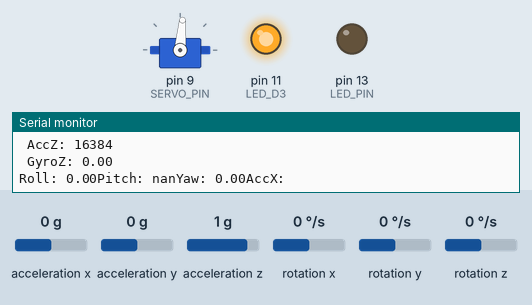
Bench run of a sketch on a simulated Arduino Uno, built with avr-gcc and run on an emulated ATmega328P. Parts: servo, output pins drawn as LEDs (lit = HIGH), the last lines printed to the serial monitor. Inputs (shaded band) come from the test bench; at power-on: acceleration x 0 g, acceleration y 0 g, acceleration z 1 g, rotation x 0 °/s, rotation y 0 °/s, rotation z 0 °/s.

Above: at 1.2 s.
1.3 s: acceleration x set to -0.8 g
2.9 s: acceleration x set to -1.1 g
At 3.7 s:
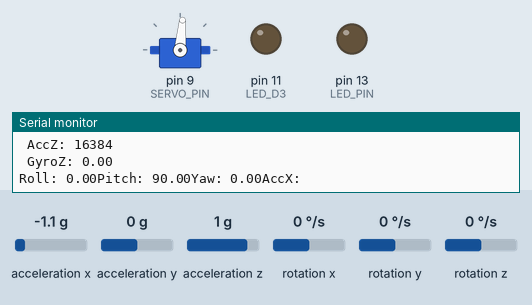
7.4 s: acceleration x set to 0.8 g
At 7.8 s:
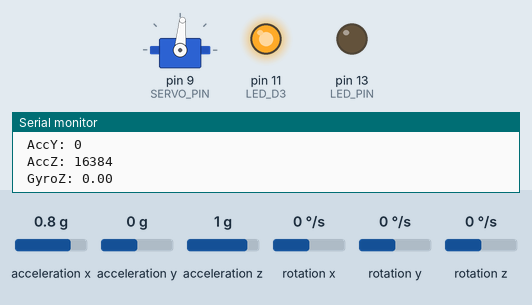
8.9 s: acceleration x set to 1.1 g
At 10.3 s:
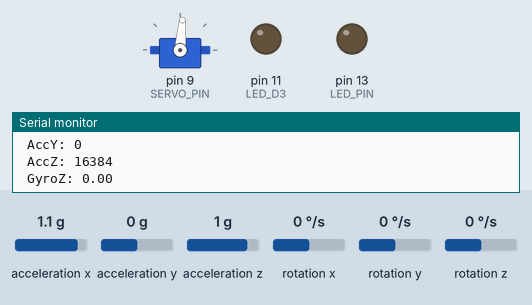
Timing chart, 0 to 11.5 s (numbered marks = the images above; inputs shaded):
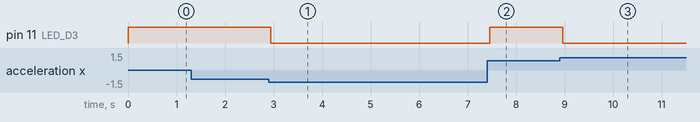

Measured:
- the behaviour switches between -0.9 and -1 g on acceleration x (found by bisection; images 0 and 1)
- the behaviour switches between 0.9 and 1 g on acceleration x (found by bisection; images 2 and 3)
- after the input at 2.9 s, pin 11 (LED_D3): HIGH → LOW at once
- after the input at 7.4 s, pin 11 (LED_D3): LOW → HIGH after 0.05 s
- after the input at 8.9 s, pin 11 (LED_D3): HIGH → LOW after 0.06 s

The sketch:

ServoMPU.ino
```cpp
#include <Wire.h>
#include <MPU6050.h>
#include <Servo.h>

MPU6050 mpu;
Servo servo;

#define LED_PIN 13 // Assuming built-in LED pin
#define LED_D3 11
#define SERVO_PIN 9 // Assuming servo is connected to pin 9
#ifndef F_CPU
#define F_CPU 16000000UL
#endif

void setup() {
  Serial.begin(9600);
  Wire.begin();
  mpu.initialize();
  pinMode(LED_PIN, OUTPUT);
  pinMode(LED_D3, OUTPUT);

  servo.attach(SERVO_PIN);
}
float yaw;
float roll;
float pitch;
int16_t rawGyroX, rawGyroY, rawGyroZ;
int16_t accX, accY, accZ;
int16_t rawAccelX, rawAccelY, rawAccelZ;

void loop() {
  float ;
  // Read raw gyroscope data

  // Define variables to store accelerometer data

  // Read accelerometer offsets
int16_t accelOffsetX = mpu.getXAccelOffset();
int16_t accelOffsetY = mpu.getYAccelOffset();
int16_t accelOffsetZ = mpu.getZAccelOffset();

  mpu.getRotation(&rawGyroX, &rawGyroY, &rawGyroZ);

  // Read raw accelerometer data

mpu.getAcceleration(&rawAccelX, &rawAccelY, &rawAccelZ);

// Apply offsets to raw data to get calibrated accelerometer data
accX = rawAccelX - accelOffsetX;
accY = rawAccelY - accelOffsetY;
accZ = rawAccelZ - accelOffsetZ;

  // Calculate yaw angle based on gyroscope data
  float gyroScale = mpu.get_gyro_resolution();
  float gyroX_deg_per_s = rawGyroX * gyroScale;
  float gyroY_deg_per_s = rawGyroY * gyroScale;
  float gyroZ_deg_per_s = rawGyroZ * gyroScale;

  // Now, accX, accY, and accZ variables should contain the calibrated accelerometer data

   float accelScale = mpu.get_acce_resolution();
  float accX_G = accX * accelScale;
  float accY_G = accY * accelScale;
  float accZ_G = accZ * accelScale;
  roll = atan2(accY, accZ) * RAD_TO_DEG;
  pitch = atan(-accX / sqrt(accY * accY + accZ * accZ)) * RAD_TO_DEG;

  yaw += gyroZ_deg_per_s; // Integration over time (0.01 is the time interval in seconds)

  // Control servo based on yaw
  if (yaw > 85) yaw = 100;
  else if (yaw < -85) yaw = -100;
  servo.write(map(yaw, -85, 85, 0, 170));

  // Control LED based on yaw range
  if (yaw > 85 || yaw < -85) digitalWrite(LED_PIN, HIGH);
  else digitalWrite(LED_PIN, LOW);

  // Control D3 brightness based on X-axis acceleration
  float accelMagnitude = abs(accX) / 16384.0; // Conversion factor from raw data to g
  int brightness = map(accelMagnitude, 0.08, 1.08, 255, 0);
  analogWrite(LED_D3, brightness); // Assuming D3 is connected to PWM pin 11

  // Output values on serial monitor
  Serial.print("Roll: "); Serial.print(roll);
  Serial.print("Pitch: "); Serial.print(pitch);
  Serial.print("Yaw: "); Serial.print(yaw);
  Serial.println("AccX: "); Serial.println(accX);
  Serial.print(" AccY: "); Serial.println(accY);
  Serial.print(" AccZ: "); Serial.println(accZ);
  // Serial.print(" GyroX: "); Serial.print(gyroX_deg_per_s);
  // Serial.print(" GyroY: "); Serial.print(gyroY_deg_per_s);
  Serial.print(" GyroZ: "); Serial.println(gyroZ_deg_per_s);

  delay(100); // Adjust as necessary for your application
}
```
